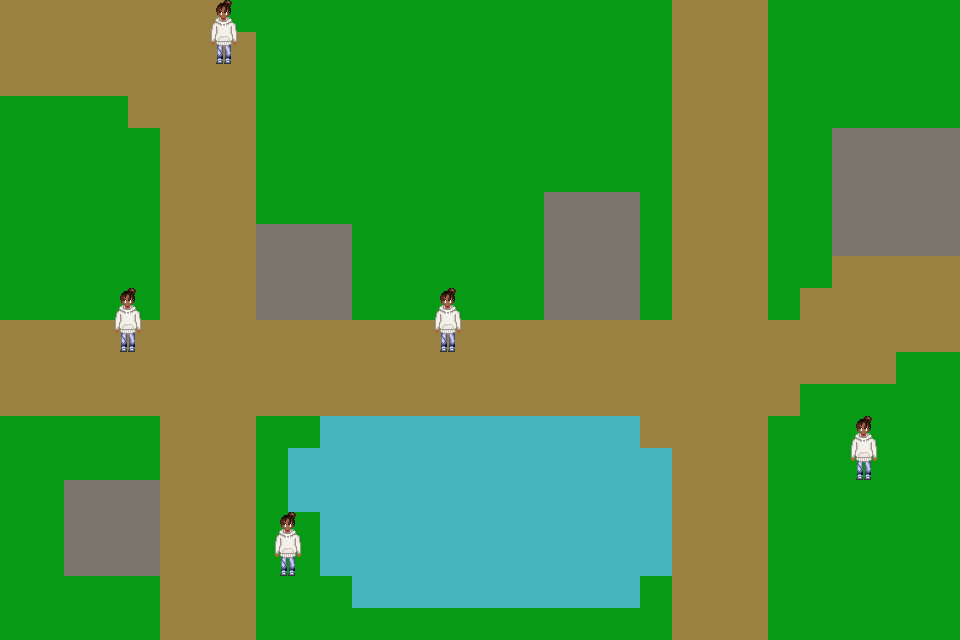

This game map was drawn from its Tiled (.tmx) file and the tilesets committed beside it. A one-line description and the full map source follow:
An orthogonal 30x20 tile map with 32x32 px tiles, 2 tile layers (Tile Layer 1, Tile Layer 2), 2 tilesets and 8 objects (Food, Study, Activity, Sleep, Bound, ...).

<map version="1.10" tiledversion="1.10.2" orientation="orthogonal" renderorder="right-down" width="30" height="20" tilewidth="32" tileheight="32" infinite="0" nextlayerid="10" nextobjectid="19">
 <tileset firstgid="1" source="tileset.tsx" />
 <tileset firstgid="5" source="test animation.tsx" />
 <layer id="1" name="Tile Layer 1" width="30" height="20">
  <data encoding="csv">
3,3,3,3,3,3,3,1,1,1,1,1,1,1,1,1,1,1,1,1,1,3,3,3,1,1,1,1,1,1,
3,3,3,3,3,3,3,3,1,1,1,1,1,1,1,1,1,1,1,1,1,3,3,3,1,1,1,1,1,1,
3,3,3,3,3,3,3,3,1,1,1,1,1,1,1,1,1,1,1,1,1,3,3,3,1,1,1,1,1,1,
1,1,1,1,3,3,3,3,1,1,1,1,1,1,1,1,1,1,1,1,1,3,3,3,1,1,1,1,1,1,
1,1,1,1,1,3,3,3,1,1,1,1,1,1,1,1,1,1,1,1,1,3,3,3,1,1,4,4,4,4,
1,1,1,1,1,3,3,3,1,1,1,1,1,1,1,1,1,1,1,1,1,3,3,3,1,1,4,4,4,4,
1,1,1,1,1,3,3,3,1,1,1,1,1,1,1,1,1,4,4,4,1,3,3,3,1,1,4,4,4,4,
1,1,1,1,1,3,3,3,4,4,4,1,1,1,1,1,1,4,4,4,1,3,3,3,1,1,4,4,4,4,
1,1,1,1,1,3,3,3,4,4,4,1,1,1,1,1,1,4,4,4,1,3,3,3,1,1,3,3,3,3,
1,1,1,1,1,3,3,3,4,4,4,1,1,1,1,1,1,4,4,4,1,3,3,3,1,3,3,3,3,3,
3,3,3,3,3,3,3,3,3,3,3,3,3,3,3,3,3,3,3,3,3,3,3,3,3,3,3,3,3,3,
3,3,3,3,3,3,3,3,3,3,3,3,3,3,3,3,3,3,3,3,3,3,3,3,3,3,3,3,1,1,
3,3,3,3,3,3,3,3,3,3,3,3,3,3,3,3,3,3,3,3,3,3,3,3,3,1,1,1,1,1,
1,1,1,1,1,3,3,3,1,1,2,2,2,2,2,2,2,2,2,2,3,3,3,3,1,1,1,1,1,1,
1,1,1,1,1,3,3,3,1,2,2,2,2,2,2,2,2,2,2,2,2,3,3,3,1,1,1,1,1,1,
1,1,4,4,4,3,3,3,1,2,2,2,2,2,2,2,2,2,2,2,2,3,3,3,1,1,1,1,1,1,
1,1,4,4,4,3,3,3,1,1,2,2,2,2,2,2,2,2,2,2,2,3,3,3,1,1,1,1,1,1,
1,1,4,4,4,3,3,3,1,1,2,2,2,2,2,2,2,2,2,2,2,3,3,3,1,1,1,1,1,1,
1,1,1,1,1,3,3,3,1,1,1,2,2,2,2,2,2,2,2,2,1,3,3,3,1,1,1,1,1,1,
1,1,1,1,1,3,3,3,1,1,1,1,1,1,1,1,1,1,1,1,1,3,3,3,1,1,1,1,1,1
</data>
 </layer>
 <layer id="5" name="Tile Layer 2" width="30" height="20">
  <data encoding="csv">
0,0,0,0,0,0,0,0,0,0,0,0,0,0,0,0,0,0,0,0,0,0,0,0,0,0,0,0,0,0,
0,0,0,0,0,0,5,0,0,0,0,0,0,0,0,0,0,0,0,0,0,0,0,0,0,0,0,0,0,0,
0,0,0,0,0,0,0,0,0,0,0,0,0,0,0,0,0,0,0,0,0,0,0,0,0,0,0,0,0,0,
0,0,0,0,0,0,0,0,0,0,0,0,0,0,0,0,0,0,0,0,0,0,0,0,0,0,0,0,0,0,
0,0,0,0,0,0,0,0,0,0,0,0,0,0,0,0,0,0,0,0,0,0,0,0,0,0,0,0,0,0,
0,0,0,0,0,0,0,0,0,0,0,0,0,0,0,0,0,0,0,0,0,0,0,0,0,0,0,0,0,0,
0,0,0,0,0,0,0,0,0,0,0,0,0,0,0,0,0,0,0,0,0,0,0,0,0,0,0,0,0,0,
0,0,0,0,0,0,0,0,0,0,0,0,0,0,0,0,0,0,0,0,0,0,0,0,0,0,0,0,0,0,
0,0,0,0,0,0,0,0,0,0,0,0,0,0,0,0,0,0,0,0,0,0,0,0,0,0,0,0,0,0,
0,0,0,0,0,0,0,0,0,0,0,0,0,0,0,0,0,0,0,0,0,0,0,0,0,0,0,0,0,0,
0,0,0,5,0,0,0,0,0,0,0,0,0,5,0,0,0,0,0,0,0,0,0,0,0,0,0,0,0,0,
0,0,0,0,0,0,0,0,0,0,0,0,0,0,0,0,0,0,0,0,0,0,0,0,0,0,0,0,0,0,
0,0,0,0,0,0,0,0,0,0,0,0,0,0,0,0,0,0,0,0,0,0,0,0,0,0,0,0,0,0,
0,0,0,0,0,0,0,0,0,0,0,0,0,0,0,0,0,0,0,0,0,0,0,0,0,0,0,0,0,0,
0,0,0,0,0,0,0,0,0,0,0,0,0,0,0,0,0,0,0,0,0,0,0,0,0,0,5,0,0,0,
0,0,0,0,0,0,0,0,0,0,0,0,0,0,0,0,0,0,0,0,0,0,0,0,0,0,0,0,0,0,
0,0,0,0,0,0,0,0,0,0,0,0,0,0,0,0,0,0,0,0,0,0,0,0,0,0,0,0,0,0,
0,0,0,0,0,0,0,0,5,0,0,0,0,0,0,0,0,0,0,0,0,0,0,0,0,0,0,0,0,0,
0,0,0,0,0,0,0,0,0,0,0,0,0,0,0,0,0,0,0,0,0,0,0,0,0,0,0,0,0,0,
0,0,0,0,0,0,0,0,0,0,0,0,0,0,0,0,0,0,0,0,0,0,0,0,0,0,0,0,0,0
</data>
 </layer>
 <objectgroup id="9" name="Objects">
  <object id="11" name="Food" x="264" y="230" width="84" height="86" />
  <object id="12" name="Study" x="550" y="198" width="86" height="118" />
  <object id="13" name="Activity" x="844" y="136" width="112" height="118" />
  <object id="14" name="Sleep" x="74" y="490" width="84" height="88" />
  <object id="15" name="Bound" x="10" y="-22" width="948" height="36" />
  <object id="16" name="Bound1" x="-4" y="14" width="22" height="620" />
  <object id="17" name="Bound2" x="10" y="652" width="950" height="24" />
  <object id="18" name="Bound3" x="930" y="-2" width="52" height="642" />
 </objectgroup>
</map>
